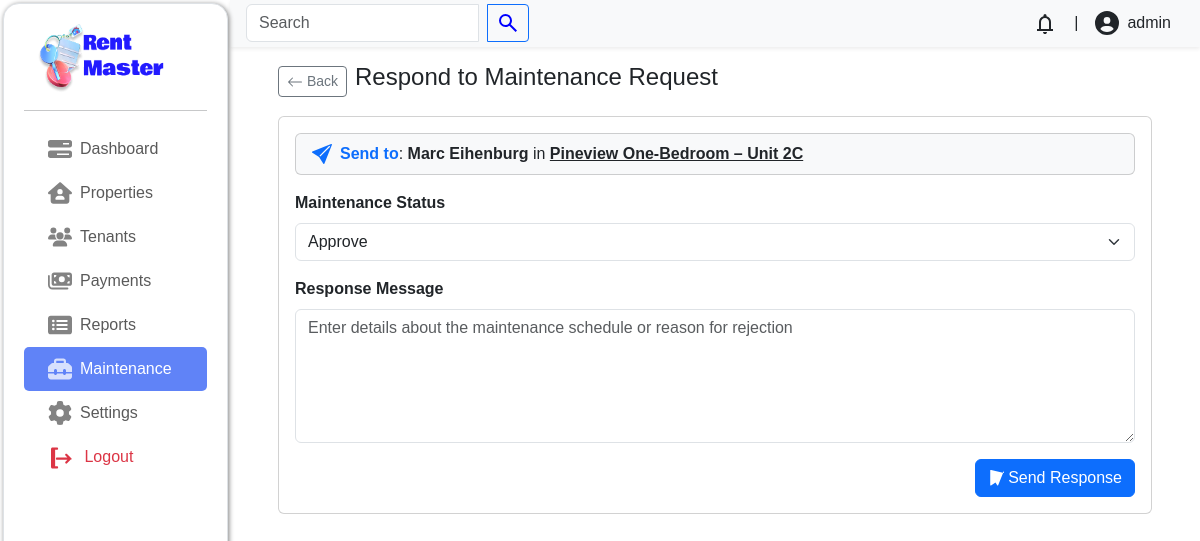
Before: /admin/?page=maintenance/respond&request_id=18 (signed in) with the older database file.
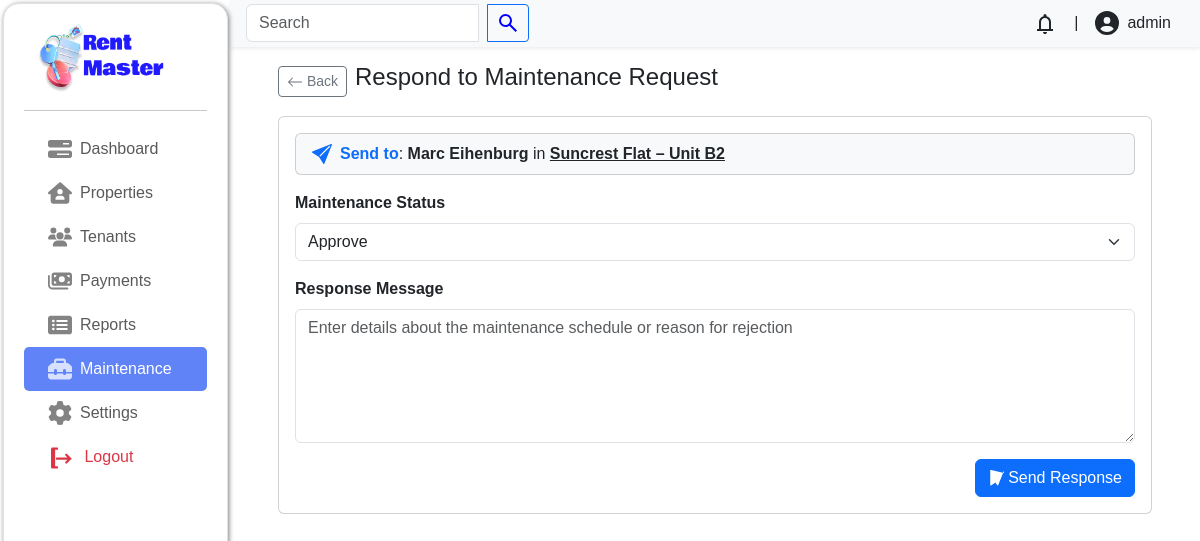
After: the same page with the newer database file.
### tables this page shows
CREATE TABLE `maintenance_requests` (
  `request_id` int(11) NOT NULL,
  `tenant_id` int(11) NOT NULL,
  `category` varchar(100) NOT NULL,
  `description` text NOT NULL,
  `request_date` datetime NOT NULL,
  `status` enum('pending','completed') NOT NULL DEFAULT 'pending'
);

CREATE TABLE `properties` (
  `property_id` int(11) NOT NULL,
  `property_name` varchar(100) NOT NULL,
  `property_location` varchar(200) NOT NULL,
  `property_date_created` date NOT NULL,
  `property_description` varchar(1000) NOT NULL,
  `property_status` enum('available','unavailable') NOT NULL DEFAULT 'available',
  `property_rental_price` decimal(10,0) NOT NULL,
  `latitude` decimal(10,8) NOT NULL,
  `longitude` decimal(11,8) NOT NULL,
  `property_capacity` varchar(100) NOT NULL
);

CREATE TABLE `users` (
  `user_id` int(11) NOT NULL,
  `user_name` varchar(100) DEFAULT NULL,
  `user_email` varchar(100) NOT NULL,
  `user_password` varchar(100) DEFAULT NULL,
  `user_phone_number` varchar(50) DEFAULT NULL,
  `user_address` varchar(100) DEFAULT NULL,
  `user_description` varchar(2000) DEFAULT NULL,
  `user_image` varchar(500) DEFAULT NULL,
  `user_role` enum('tenant','landlord','visitor') NOT NULL DEFAULT 'visitor'
);

### admin/maintenance/respond.php (the view, shortened to what this page needs)
<?php
$servername = "localhost";
$username = "root";
$password = "";
$dbname = "rentsystem";
$conn = mysqli_connect($servername, $username, $password, $dbname);
$request_id = $_GET['request_id'];
$sql = "SELECT m.*, u.user_email , u.user_name, p.property_name
        FROM maintenance_requests m
        JOIN tenants t ON m.tenant_id = t.tenant_id
        JOIN users u ON u.user_id = t.user_id
        JOIN properties p ON p.property_id = t.property_id
        WHERE m.request_id = '$request_id'";
$result = $conn->query($sql);
$request = $result->fetch_assoc();
?>
<div class="container mt-2 px-lg-5">
    <header class="d-flex  gap-2 align-items-center mt-3">
        <a href="?page=maintenance/index" class="btn btn-sm btn-outline-secondary">
            <svg xmlns="http://www.w3.org/2000/svg" width="16" height="16" fill="currentColor" viewBox="0 0 16 16">
                <path fill-rule="evenodd" d="M15 8a.5.5 0 0 0-.5-.5H2.707l3.147-3.146a.5.5 0 1 0-.708-.708l-4 4a.5.5 0 0 0 0 .708l4 4a.5.5 0 0 0 .708-.708L2.707 8.5H14.5A.5.5 0 0 0 15 8z" />
            </svg>
            Back
        </a>
        <h4 class="fw-medium">Respond to Maintenance Request</h4>
    </header>
    <div class="card mt-3">
        <div class="card-body">
            <form method="POST" action="">
                <div class="card mb-3 bg-light">
                    <div class="card-body py-2">
                        <div class="d-flex align-items-center gap-2">
                            <div>
                                <span class="fw-bold text-primary">Send to</span>:
                                <span class="fw-semibold"><?= $request['user_name'] ?></span> in
                                <span class="fw-semibold text-decoration-underline"><?= $request['property_name'] ?></span>
                            </div>
                        </div>
                    </div>
                </div>
                <div class="mb-3">
                    <label class="form-label fw-bold">Maintenance Status</label>
                    <select class="form-select" name="status" required>
                        <option value="approved">Approve</option>
                    </select>
                </div>
                <div class="mb-3">
                    <label class="form-label fw-bold">Response Message</label>
                    <textarea class="form-control" name="admin_message" rows="5" required
                        placeholder="Enter details about the maintenance schedule or reason for rejection"></textarea>
                </div>
                <div class="d-grid gap-2 d-md-flex justify-content-md-end">
                    <button type="submit" class="btn btn-primary">
                        <svg xmlns="http://www.w3.org/2000/svg" width="16" height="16" fill="currentColor" viewBox="0 0 16 16">
                            <path d="M15.854.146a.5.5 0 0 1 .11.54l-5.819 14.547a.5.5 0 0 1-.928.086L7.5 12.5l-4.486 2.904a.5.5 0 0 1-.778-.416l.004-14.59a.5.5 0 0 1 .596-.479l14.5 3.5a.5.5 0 0 1 .028.967z" />
                        </svg>
                        Send Response
                    </button>
                </div>
            </form>
        </div>
    </div>
</div>

Changed rows visible on the page:
changed maintenance_requests "Marc Eihenburg": properties.property_name "Pineview One-Bedroom – Unit 2C" → "Suncrest Flat – Unit B2"
